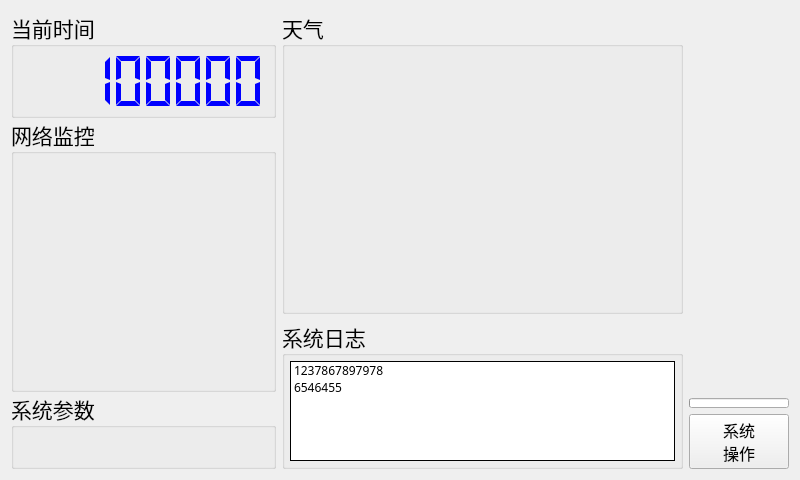
<?xml version="1.0" encoding="UTF-8"?>
<ui version="4.0">
 <class>Face</class>
 <widget class="QMainWindow" name="Face">
  <property name="geometry">
   <rect>
    <x>0</x>
    <y>0</y>
    <width>800</width>
    <height>480</height>
   </rect>
  </property>
  <property name="minimumSize">
   <size>
    <width>800</width>
    <height>480</height>
   </size>
  </property>
  <property name="maximumSize">
   <size>
    <width>800</width>
    <height>480</height>
   </size>
  </property>
  <property name="font">
   <font>
    <family>YaHei Consolas Hybrid</family>
    <pointsize>16</pointsize>
   </font>
  </property>
  <property name="windowTitle">
   <string>Face</string>
  </property>
  <widget class="QWidget" name="centralWidget">
   <layout class="QGridLayout" name="gridLayout">
    <property name="leftMargin">
     <number>0</number>
    </property>
    <property name="topMargin">
     <number>0</number>
    </property>
    <property name="rightMargin">
     <number>0</number>
    </property>
    <property name="bottomMargin">
     <number>0</number>
    </property>
    <property name="spacing">
     <number>0</number>
    </property>
    <item row="0" column="0">
     <widget class="QStackedWidget" name="container">
      <property name="currentIndex">
       <number>0</number>
      </property>
      <widget class="QWidget" name="monitorWidget">
       <layout class="QHBoxLayout" name="horizontalLayout">
        <item>
         <layout class="QVBoxLayout" name="verticalLayout_3">
          <property name="spacing">
           <number>0</number>
          </property>
          <item>
           <widget class="QGroupBox" name="groupBox">
            <property name="sizePolicy">
             <sizepolicy hsizetype="Fixed" vsizetype="Fixed">
              <horstretch>0</horstretch>
              <verstretch>0</verstretch>
             </sizepolicy>
            </property>
            <property name="mouseTracking">
             <bool>true</bool>
            </property>
            <property name="title">
             <string>当前时间</string>
            </property>
            <property name="alignment">
             <set>Qt::AlignLeading|Qt::AlignLeft|Qt::AlignTop</set>
            </property>
            <layout class="QVBoxLayout" name="verticalLayout">
             <property name="leftMargin">
              <number>4</number>
             </property>
             <property name="topMargin">
              <number>4</number>
             </property>
             <property name="rightMargin">
              <number>4</number>
             </property>
             <property name="bottomMargin">
              <number>4</number>
             </property>
             <item>
              <widget class="Clock" name="clock">
               <property name="minimumSize">
                <size>
                 <width>251</width>
                 <height>60</height>
                </size>
               </property>
               <property name="maximumSize">
                <size>
                 <width>251</width>
                 <height>60</height>
                </size>
               </property>
               <property name="styleSheet">
                <string notr="true">color:blue</string>
               </property>
               <property name="frameShape">
                <enum>QFrame::NoFrame</enum>
               </property>
               <property name="digitCount">
                <number>8</number>
               </property>
               <property name="segmentStyle">
                <enum>QLCDNumber::Flat</enum>
               </property>
               <property name="intValue" stdset="0">
                <number>12345680</number>
               </property>
              </widget>
             </item>
            </layout>
           </widget>
          </item>
          <item>
           <widget class="QGroupBox" name="groupBox_2">
            <property name="sizePolicy">
             <sizepolicy hsizetype="Fixed" vsizetype="Preferred">
              <horstretch>0</horstretch>
              <verstretch>0</verstretch>
             </sizepolicy>
            </property>
            <property name="maximumSize">
             <size>
              <width>300</width>
              <height>16777215</height>
             </size>
            </property>
            <property name="mouseTracking">
             <bool>true</bool>
            </property>
            <property name="title">
             <string>网络监控</string>
            </property>
            <property name="alignment">
             <set>Qt::AlignLeading|Qt::AlignLeft|Qt::AlignTop</set>
            </property>
            <layout class="QVBoxLayout" name="verticalLayout_2">
             <property name="spacing">
              <number>0</number>
             </property>
             <property name="leftMargin">
              <number>0</number>
             </property>
             <property name="topMargin">
              <number>0</number>
             </property>
             <property name="rightMargin">
              <number>0</number>
             </property>
             <property name="bottomMargin">
              <number>5</number>
             </property>
             <item>
              <widget class="NetworkMonitor" name="networkMonitor" native="true">
               <property name="minimumSize">
                <size>
                 <width>0</width>
                 <height>230</height>
                </size>
               </property>
               <property name="maximumSize">
                <size>
                 <width>251</width>
                 <height>16777215</height>
                </size>
               </property>
              </widget>
             </item>
            </layout>
           </widget>
          </item>
          <item>
           <widget class="QGroupBox" name="groupBox_5">
            <property name="title">
             <string>系统参数</string>
            </property>
            <layout class="QGridLayout" name="gridLayout_4">
             <property name="leftMargin">
              <number>0</number>
             </property>
             <property name="topMargin">
              <number>0</number>
             </property>
             <property name="rightMargin">
              <number>0</number>
             </property>
             <property name="bottomMargin">
              <number>5</number>
             </property>
             <item row="0" column="0">
              <widget class="SysResMonitor" name="sysResMonitor" native="true"/>
             </item>
            </layout>
           </widget>
          </item>
         </layout>
        </item>
        <item>
         <layout class="QVBoxLayout" name="verticalLayout_4">
          <item>
           <widget class="QGroupBox" name="groupBox_3">
            <property name="title">
             <string>天气</string>
            </property>
            <layout class="QGridLayout" name="gridLayout_2">
             <property name="leftMargin">
              <number>0</number>
             </property>
             <property name="topMargin">
              <number>0</number>
             </property>
             <property name="rightMargin">
              <number>0</number>
             </property>
             <property name="bottomMargin">
              <number>0</number>
             </property>
             <property name="spacing">
              <number>0</number>
             </property>
             <item row="1" column="0">
              <widget class="WeatherWidget" name="weatherWidget" native="true">
               <property name="sizePolicy">
                <sizepolicy hsizetype="Expanding" vsizetype="Expanding">
                 <horstretch>0</horstretch>
                 <verstretch>0</verstretch>
                </sizepolicy>
               </property>
               <property name="font">
                <font>
                 <pointsize>9</pointsize>
                </font>
               </property>
              </widget>
             </item>
            </layout>
           </widget>
          </item>
          <item>
           <widget class="QGroupBox" name="groupBox_4">
            <property name="sizePolicy">
             <sizepolicy hsizetype="Expanding" vsizetype="Preferred">
              <horstretch>0</horstretch>
              <verstretch>0</verstretch>
             </sizepolicy>
            </property>
            <property name="title">
             <string>系统日志</string>
            </property>
            <layout class="QGridLayout" name="gridLayout_3">
             <property name="leftMargin">
              <number>5</number>
             </property>
             <property name="topMargin">
              <number>5</number>
             </property>
             <property name="rightMargin">
              <number>5</number>
             </property>
             <property name="bottomMargin">
              <number>5</number>
             </property>
             <property name="spacing">
              <number>5</number>
             </property>
             <item row="1" column="0">
              <widget class="QListWidget" name="logWidget">
               <property name="sizePolicy">
                <sizepolicy hsizetype="Expanding" vsizetype="Minimum">
                 <horstretch>0</horstretch>
                 <verstretch>0</verstretch>
                </sizepolicy>
               </property>
               <property name="maximumSize">
                <size>
                 <width>16777215</width>
                 <height>100</height>
                </size>
               </property>
               <property name="font">
                <font>
                 <pointsize>9</pointsize>
                </font>
               </property>
               <property name="frameShape">
                <enum>QFrame::Box</enum>
               </property>
               <property name="frameShadow">
                <enum>QFrame::Plain</enum>
               </property>
               <property name="selectionMode">
                <enum>QAbstractItemView::NoSelection</enum>
               </property>
               <item>
                <property name="text">
                 <string>1237867897978</string>
                </property>
               </item>
               <item>
                <property name="text">
                 <string>6546455</string>
                </property>
               </item>
              </widget>
             </item>
            </layout>
           </widget>
          </item>
         </layout>
        </item>
        <item>
         <layout class="QVBoxLayout" name="verticalLayout_7">
          <item>
           <widget class="QScrollArea" name="funcBtnBarArea">
            <property name="sizePolicy">
             <sizepolicy hsizetype="Minimum" vsizetype="Expanding">
              <horstretch>0</horstretch>
              <verstretch>0</verstretch>
             </sizepolicy>
            </property>
            <property name="minimumSize">
             <size>
              <width>100</width>
              <height>0</height>
             </size>
            </property>
            <property name="frameShape">
             <enum>QFrame::NoFrame</enum>
            </property>
            <property name="verticalScrollBarPolicy">
             <enum>Qt::ScrollBarAsNeeded</enum>
            </property>
            <property name="horizontalScrollBarPolicy">
             <enum>Qt::ScrollBarAlwaysOff</enum>
            </property>
            <property name="widgetResizable">
             <bool>true</bool>
            </property>
            <widget class="QWidget" name="funcBtnBar">
             <property name="geometry">
              <rect>
               <x>0</x>
               <y>0</y>
               <width>100</width>
               <height>388</height>
              </rect>
             </property>
             <layout class="QVBoxLayout" name="verticalLayout_5">
              <property name="spacing">
               <number>5</number>
              </property>
              <property name="leftMargin">
               <number>2</number>
              </property>
              <property name="topMargin">
               <number>13</number>
              </property>
              <property name="rightMargin">
               <number>2</number>
              </property>
              <property name="bottomMargin">
               <number>2</number>
              </property>
              <item>
               <layout class="QVBoxLayout" name="funcBtnLayout"/>
              </item>
              <item>
               <spacer name="verticalSpacer">
                <property name="orientation">
                 <enum>Qt::Vertical</enum>
                </property>
                <property name="sizeHint" stdset="0">
                 <size>
                  <width>0</width>
                  <height>40</height>
                 </size>
                </property>
               </spacer>
              </item>
             </layout>
            </widget>
           </widget>
          </item>
          <item>
           <widget class="QProgressBar" name="funcBtnLoadbar">
            <property name="sizePolicy">
             <sizepolicy hsizetype="Minimum" vsizetype="Fixed">
              <horstretch>0</horstretch>
              <verstretch>0</verstretch>
             </sizepolicy>
            </property>
            <property name="maximumSize">
             <size>
              <width>100</width>
              <height>10</height>
             </size>
            </property>
            <property name="font">
             <font>
              <pointsize>9</pointsize>
             </font>
            </property>
            <property name="value">
             <number>0</number>
            </property>
            <property name="textVisible">
             <bool>false</bool>
            </property>
            <property name="format">
             <string/>
            </property>
           </widget>
          </item>
          <item>
           <widget class="QPushButton" name="sysFunc">
            <property name="font">
             <font>
              <pointsize>12</pointsize>
             </font>
            </property>
            <property name="text">
             <string>系统
操作</string>
            </property>
            <property name="icon">
             <iconset resource="icons.qrc">
              <normaloff>:/icons/emblem-system.svg</normaloff>:/icons/emblem-system.svg</iconset>
            </property>
            <property name="iconSize">
             <size>
              <width>24</width>
              <height>24</height>
             </size>
            </property>
           </widget>
          </item>
         </layout>
        </item>
       </layout>
      </widget>
      <widget class="QWidget" name="functionPage">
       <layout class="QVBoxLayout" name="verticalLayout_6">
        <item>
         <layout class="QHBoxLayout" name="horizontalLayout_2">
          <item>
           <widget class="QPushButton" name="goBackBtn">
            <property name="sizePolicy">
             <sizepolicy hsizetype="Fixed" vsizetype="Fixed">
              <horstretch>0</horstretch>
              <verstretch>0</verstretch>
             </sizepolicy>
            </property>
            <property name="minimumSize">
             <size>
              <width>44</width>
              <height>44</height>
             </size>
            </property>
            <property name="text">
             <string/>
            </property>
            <property name="icon">
             <iconset resource="icons.qrc">
              <normaloff>:/icons/go-previous.svg</normaloff>:/icons/go-previous.svg</iconset>
            </property>
            <property name="iconSize">
             <size>
              <width>32</width>
              <height>32</height>
             </size>
            </property>
           </widget>
          </item>
          <item>
           <widget class="QLabel" name="funcTitle">
            <property name="sizePolicy">
             <sizepolicy hsizetype="Preferred" vsizetype="Fixed">
              <horstretch>0</horstretch>
              <verstretch>0</verstretch>
             </sizepolicy>
            </property>
            <property name="font">
             <font>
              <pointsize>24</pointsize>
             </font>
            </property>
            <property name="text">
             <string>TextLabel</string>
            </property>
           </widget>
          </item>
          <item>
           <spacer name="horizontalSpacer">
            <property name="orientation">
             <enum>Qt::Horizontal</enum>
            </property>
            <property name="sizeHint" stdset="0">
             <size>
              <width>40</width>
              <height>20</height>
             </size>
            </property>
           </spacer>
          </item>
         </layout>
        </item>
        <item>
         <widget class="QScrollArea" name="funcPanel">
          <property name="frameShape">
           <enum>QFrame::NoFrame</enum>
          </property>
          <property name="widgetResizable">
           <bool>true</bool>
          </property>
          <widget class="QWidget" name="scrollAreaWidgetContents">
           <property name="geometry">
            <rect>
             <x>0</x>
             <y>0</y>
             <width>65</width>
             <height>16</height>
            </rect>
           </property>
          </widget>
         </widget>
        </item>
       </layout>
      </widget>
     </widget>
    </item>
   </layout>
  </widget>
 </widget>
 <layoutdefault spacing="6" margin="11"/>
 <customwidgets>
  <customwidget>
   <class>NetworkMonitor</class>
   <extends>QWidget</extends>
   <header>NetworkMonitor.h</header>
   <container>1</container>
  </customwidget>
  <customwidget>
   <class>WeatherWidget</class>
   <extends>QWidget</extends>
   <header>weather/WeatherWidget.h</header>
   <container>1</container>
  </customwidget>
  <customwidget>
   <class>Clock</class>
   <extends>QLCDNumber</extends>
   <header>Clock.h</header>
  </customwidget>
  <customwidget>
   <class>SysResMonitor</class>
   <extends>QWidget</extends>
   <header>SysResMonitor.h</header>
   <container>1</container>
  </customwidget>
 </customwidgets>
 <resources>
  <include location="icons.qrc"/>
 </resources>
 <connections/>
</ui>
